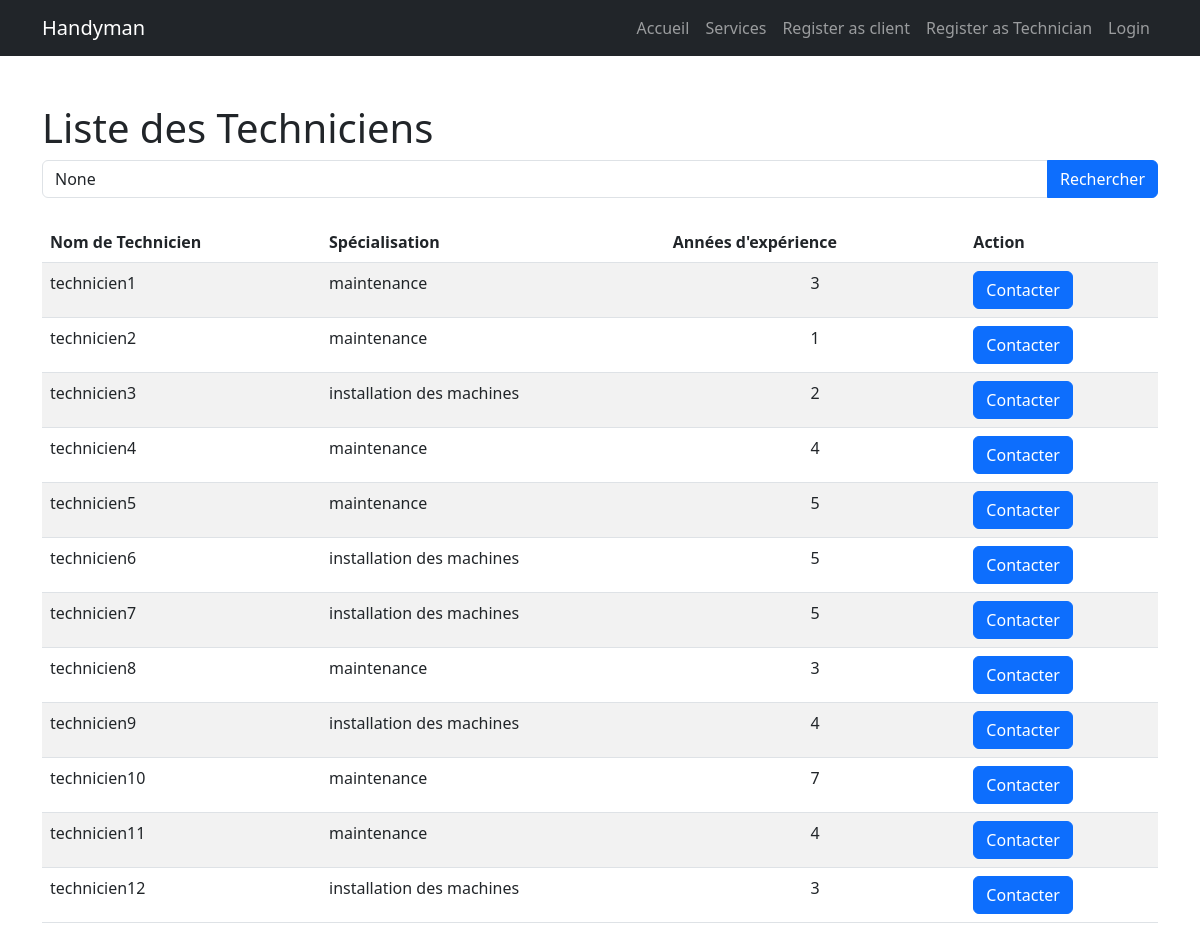
/technicians/, run on the app's committed database.
### app1/models.py (models this page shows)
class MaintenanceTechnician(models.Model):
    user = models.OneToOneField(User, on_delete=models.CASCADE)
    specialization = models.CharField(max_length=100)
    experience_years = models.IntegerField()

### app1/views.py (the view)
# urls.py: path('technicians/', views.technician_list, name='technician_list'),
def technician_list(request):
    query = request.GET.get('q')
    if query:
        technicians = MaintenanceTechnician.objects.filter(specialization__icontains=query)
    else:
        technicians = MaintenanceTechnician.objects.all()
    return render(request, 'technician_list.html', {'technicians': technicians, 'query': query})

### templates/technician_list.html (shortened to what this page needs)
{% include 'Navigation.html' %}
<!DOCTYPE html>
<html lang="en">
<head>
    <link href="https://cdn.jsdelivr.net/npm/bootstrap@5.3.0-alpha1/dist/css/bootstrap.min.css" rel="stylesheet">
</head>
<body>
    <div class="container">
        <h1 class="mt-5">Liste des Techniciens</h1>
        <form method="get" class="mb-4">
            <div class="input-group">
                <input type="text" name="q" class="form-control" placeholder="Rechercher par spécialité..." value="{{ query }}">
                <button type="submit" class="btn btn-primary">Rechercher</button>
            </div>
        </form>
        <table class="table table-striped mt-3">
            <thead>
                <tr>
                    <th>Nom de Technicien</th>
                    <th>Spécialisation</th>
                    <th >Années d'expérience</th>
                    <th>Action</th>
                </tr>
            </thead>
            <tbody>
                {% for technician in technicians %}
                <tr>
                    <td>{{ technician.user.username }}</td>
                    <td>{{ technician.specialization }}</td>
                    <td class="text-center">{{ technician.experience_years }}</td>
                    <td>
                        <a href="mailto:{{ technician.user.email }}" class="btn btn-primary">Contacter</a>
                    </td>
                </tr>
                {% endfor %}
            </tbody>
        </table>
    </div>
</body>
</html>

### templates/navigation.html (shortened to what this page needs)
<!DOCTYPE html>
<html lang="en">
<head>
    <link href="https://cdn.jsdelivr.net/npm/bootstrap@5.3.0-alpha1/dist/css/bootstrap.min.css" rel="stylesheet">
</head>
<body>
    <header>
        <nav class="navbar navbar-expand-lg navbar-dark bg-dark">
            <div class="container">
                <a class="navbar-brand" href="{% url 'home' %}">Handyman</a>
                <div class="collapse navbar-collapse" id="navbarNav">
                    <ul class="navbar-nav ms-auto">
                        <li class="nav-item">
                            <a class="nav-link" href="{% url 'home' %}">Accueil</a>
                        </li>
                        <li class="nav-item">
                            <a class="nav-link" href="#">Services</a>
                        </li>
                        <li class="nav-item">
                            <a class="nav-link" href="{% url 'client_register' %}">Register as client</a>
                        </li>
                        <li class="nav-item">
                            <a class="nav-link" href="{% url 'technician_register' %}">Register as Technician</a>
                        </li>
                        <li class="nav-item dropdown">
                            {% if user.is_authenticated %}
                              <a class="nav-link" href="{% url 'logout' %}">Logout</a>
                            {% else %}
                              <a class="nav-link" href="{% url 'login' %}">Login</a>
                            {% endif %}
                    </ul>
                </div>
            </div>
        </nav>
    </header>
</body>
</html>

### data on the page
MaintenanceTechnician: user.username "technicien1", specialization "maintenance", experience_years "3"
MaintenanceTechnician: user.username "technicien2", specialization "maintenance", experience_years "1"
MaintenanceTechnician: user.username "technicien3", specialization "installation des machines", experience_years "2"
MaintenanceTechnician: user.username "technicien4", specialization "maintenance", experience_years "4"
MaintenanceTechnician: user.username "technicien5", specialization "maintenance", experience_years "5"
MaintenanceTechnician: user.username "technicien6", specialization "installation des machines", experience_years "5"
MaintenanceTechnician: user.username "technicien7", specialization "installation des machines", experience_years "5"
MaintenanceTechnician: user.username "technicien8", specialization "maintenance", experience_years "3"
MaintenanceTechnician: user.username "technicien9", specialization "installation des machines", experience_years "4"
MaintenanceTechnician: user.username "technicien10", specialization "maintenance", experience_years "7"
MaintenanceTechnician: user.username "technicien11", specialization "maintenance", experience_years "4"
MaintenanceTechnician: user.username "technicien12", specialization "installation des machines", experience_years "3"
